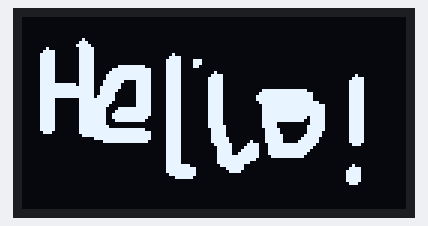
Bench run of a sketch on a simulated ESP8266 (NodeMCU). Shown: 128×64 one-colour display.

Above: at 0.7 s.

The sketch:

DrawHello.ino
```cpp
// (licence header left out)
#include <Wire.h>
#include <ACROBOTIC_SSD1306.h>

static unsigned char HELLO[] PROGMEM ={
0X00,0X00,0X00,0X00,0X00,0X00,0X00,0X00,0X00,0X00,0X00,0X00,0X00,0X00,0X00,0X00,
0X00,0X00,0X00,0X00,0X80,0X00,0X00,0X00,0X00,0X00,0X00,0X00,0X00,0X00,0X00,0X00,
0X00,0X00,0X00,0X00,0X00,0X00,0X00,0X00,0X00,0X00,0X00,0X00,0X00,0X00,0X00,0X00,
0X00,0X00,0X00,0X00,0X00,0X00,0X00,0X00,0X00,0X00,0X00,0X00,0X00,0X00,0X00,0X00,
0X00,0X00,0X00,0X00,0X00,0X00,0X00,0X00,0X00,0X00,0X00,0X00,0X00,0X00,0X00,0X00,
0X00,0X00,0X00,0X00,0X00,0X00,0X00,0X00,0X00,0X00,0X00,0X00,0X00,0X00,0X00,0X00,
0X00,0X00,0X00,0X00,0X00,0X00,0X00,0X00,0X00,0X00,0X00,0X00,0X00,0X00,0X00,0X00,
0X00,0X00,0X00,0X00,0X00,0X00,0X00,0X00,0X00,0X00,0X00,0X00,0X00,0X00,0X00,0X00,
0X00,0X00,0X00,0X00,0X00,0X00,0XF0,0XF8,0XFC,0XF8,0XF8,0X00,0X00,0X00,0X00,0X00,
0X00,0X00,0X02,0XFF,0XFF,0XFF,0XFE,0XFC,0X00,0X00,0X00,0X00,0X00,0X00,0X00,0X00,
0X00,0X00,0X00,0X00,0X00,0X00,0X00,0X00,0X00,0X00,0X00,0X00,0X00,0X00,0X00,0X00,
0XC0,0XE0,0XF0,0XE0,0XE0,0X00,0X00,0X00,0X00,0XC0,0XC0,0XC0,0X00,0X00,0X00,0X00,
0X00,0X00,0X00,0X00,0X00,0X00,0X00,0X00,0X00,0X00,0X00,0X00,0X00,0X00,0X00,0X00,
0X00,0X00,0X00,0X00,0X00,0X00,0X00,0X00,0X00,0X00,0X00,0X00,0X00,0X00,0X00,0X00,
0X00,0X00,0X00,0X00,0X00,0X00,0X00,0X00,0X00,0X00,0X00,0X00,0X00,0X00,0X00,0X00,
0X00,0X00,0X00,0X00,0X00,0X00,0X00,0X00,0X00,0X00,0X00,0X00,0X00,0X00,0X00,0X00,
0X00,0X00,0X00,0X00,0X00,0X00,0XFF,0XFF,0XFF,0XFF,0XFF,0XC0,0XC0,0XC0,0XC0,0XC0,
0XC0,0XC0,0X80,0XFF,0XFF,0XFF,0XFF,0XFF,0X00,0X00,0X80,0XE0,0XF8,0XFC,0XFE,0XFE,
0XFF,0X3F,0X1F,0X1F,0X1F,0X1F,0XFF,0XFF,0XFF,0XFE,0XFE,0X00,0X00,0X00,0X00,0X00,
0XFF,0XFF,0XFF,0XFF,0XFF,0X00,0X00,0X00,0X00,0X01,0X01,0X00,0X00,0X00,0XF0,0XF8,
0XFC,0XF8,0XF8,0X00,0X00,0X00,0X00,0X00,0X00,0X00,0X00,0X00,0X00,0X00,0X00,0X00,
0X00,0X00,0X00,0X00,0X00,0X00,0X00,0X00,0X00,0X00,0X00,0X00,0X00,0X00,0X00,0X00,
0X00,0X00,0X00,0X00,0X00,0X00,0X00,0X00,0X00,0X00,0X00,0X00,0X00,0XE0,0XF0,0XF8,
0XF0,0XF0,0X00,0X00,0X00,0X00,0X00,0X00,0X00,0X00,0X00,0X00,0X00,0X00,0X00,0X00,
0X00,0X00,0X00,0X00,0X00,0X00,0XFF,0XFF,0XFF,0XFF,0XFF,0X07,0X07,0X07,0X07,0X07,
0X07,0X07,0X07,0XFF,0XFF,0XFF,0XFF,0XFF,0XF8,0XFC,0XFF,0XFF,0X3F,0X1F,0X0F,0X81,
0XC0,0XC0,0XC0,0XC0,0XC0,0XC0,0XFF,0XFF,0XFF,0XFF,0XFF,0X00,0X00,0X00,0X00,0X00,
0XFF,0XFF,0XFF,0XFF,0XFF,0X00,0X00,0X00,0X00,0X00,0X00,0X00,0X00,0X00,0XFF,0XFF,
0XFF,0XFF,0XFF,0X00,0X00,0X00,0X00,0X00,0X00,0X00,0X00,0X00,0X00,0X00,0X0C,0X1E,
0XFF,0XFF,0XFF,0XFF,0XFF,0XFF,0XFF,0XFF,0XFF,0XFF,0XFF,0XFF,0XFF,0XFF,0XFF,0XFE,
0XFE,0XF0,0XF0,0XE0,0XE0,0X00,0X00,0X00,0X00,0X00,0X00,0X00,0X00,0XFF,0XFF,0XFF,
0XFF,0XFF,0X00,0X00,0X00,0X00,0X00,0X00,0X00,0X00,0X00,0X00,0X00,0X00,0X00,0X00,
0X00,0X00,0X00,0X00,0X00,0X00,0X3F,0X7F,0X7F,0X7F,0X3F,0X00,0X00,0X00,0X00,0X00,
0X00,0X00,0X00,0X7F,0XFF,0XFF,0XFF,0XFF,0XFF,0XFF,0XFF,0XFF,0XF0,0XE0,0XE3,0XE7,
0XE7,0XE7,0XE7,0XE7,0XE7,0XE7,0XE7,0XE7,0XE7,0XC3,0XC1,0X00,0X00,0X00,0X00,0X00,
0XFF,0XFF,0XFF,0XFF,0XFF,0X00,0X00,0X00,0X00,0X00,0X00,0X00,0X00,0X00,0X1F,0XFF,
0XFF,0XFF,0XFF,0XF0,0X00,0X00,0X00,0X00,0X00,0X00,0X00,0X00,0X00,0X00,0X00,0X00,
0X1F,0XFF,0XFF,0XFF,0XFF,0XE7,0X87,0X07,0X07,0X07,0X07,0X07,0X07,0X07,0X83,0XF1,
0XFF,0XFF,0XFF,0XFF,0X3F,0X00,0X00,0X00,0X00,0X00,0X00,0X00,0X00,0XFF,0XFF,0XFF,
0XFF,0XFF,0X00,0X00,0X00,0X00,0X00,0X00,0X00,0X00,0X00,0X00,0X00,0X00,0X00,0X00,
0X00,0X00,0X00,0X00,0X00,0X00,0X00,0X00,0X00,0X00,0X00,0X00,0X00,0X00,0X00,0X00,
0X00,0X00,0X00,0X00,0X00,0X00,0X00,0X00,0X01,0X01,0X01,0X03,0X03,0X03,0X03,0X03,
0X03,0X03,0X03,0X03,0X03,0X03,0X03,0X03,0X03,0X03,0X01,0X00,0X00,0X00,0X00,0X00,
0XFF,0XFF,0XFF,0XFF,0XFF,0X00,0X00,0X00,0X00,0X00,0X00,0X00,0X00,0X00,0X00,0X03,
0X07,0XFF,0XFF,0XFF,0XFF,0XFC,0XC0,0XC0,0XE0,0XF0,0XF8,0XFC,0XFE,0XFC,0X7C,0X00,
0X00,0X03,0X3F,0X7F,0X7F,0X7F,0X7F,0X7C,0X7C,0X7C,0X7C,0X7C,0X7E,0X7F,0X3F,0X1F,
0X0F,0X07,0X03,0X00,0X00,0X00,0X00,0X00,0X00,0X00,0X00,0X00,0X00,0X03,0X07,0X07,
0X07,0X03,0X00,0X00,0X00,0X00,0X00,0X00,0X00,0X00,0X00,0X00,0X00,0X00,0X00,0X00,
0X00,0X00,0X00,0X00,0X00,0X00,0X00,0X00,0X00,0X00,0X00,0X00,0X00,0X00,0X00,0X00,
0X00,0X00,0X00,0X00,0X00,0X00,0X00,0X00,0X00,0X00,0X00,0X00,0X00,0X00,0X00,0X00,
0X00,0X00,0X00,0X00,0X00,0X00,0X00,0X00,0X00,0X00,0X00,0X00,0X00,0X00,0X00,0X00,
0X0F,0X1F,0X1F,0X3F,0X3F,0X3E,0X3E,0X3E,0X3C,0X1C,0X00,0X00,0X00,0X00,0X00,0X00,
0X00,0X01,0X03,0X03,0X07,0X0F,0X0F,0X0F,0X0F,0X07,0X01,0X01,0X00,0X00,0X00,0X00,
0X00,0X00,0X00,0X00,0X00,0X00,0X00,0X00,0X00,0X00,0X00,0X00,0X00,0X00,0X00,0X00,
0X00,0X00,0X00,0X00,0X00,0X00,0X00,0X00,0X00,0X00,0X00,0X00,0X78,0XFC,0XFE,0XFC,
0X7C,0X00,0X00,0X00,0X00,0X00,0X00,0X00,0X00,0X00,0X00,0X00,0X00,0X00,0X00,0X00,
0X00,0X00,0X00,0X00,0X00,0X00,0X00,0X00,0X00,0X00,0X00,0X00,0X00,0X00,0X00,0X00,
0X00,0X00,0X00,0X00,0X00,0X00,0X00,0X00,0X00,0X00,0X00,0X00,0X00,0X00,0X00,0X00,
0X00,0X00,0X00,0X00,0X00,0X00,0X00,0X00,0X00,0X00,0X00,0X00,0X00,0X00,0X00,0X00,
0X00,0X00,0X00,0X00,0X00,0X00,0X00,0X00,0X00,0X00,0X00,0X00,0X00,0X00,0X00,0X00,
0X00,0X00,0X00,0X00,0X00,0X00,0X00,0X00,0X00,0X00,0X00,0X00,0X00,0X00,0X00,0X00,
0X00,0X00,0X00,0X00,0X00,0X00,0X00,0X00,0X00,0X00,0X00,0X00,0X00,0X00,0X00,0X00,
0X00,0X00,0X00,0X00,0X00,0X00,0X00,0X00,0X00,0X00,0X00,0X00,0X00,0X00,0X00,0X00,
0X00,0X00,0X00,0X00,0X00,0X00,0X00,0X00,0X00,0X00,0X00,0X00,0X00,0X00,0X00,0X00
};

void setup()
{
  Wire.begin();
  oled.init();                      // Initialze SSD1306 OLED display
  oled.clearDisplay();              // Clear screen
  oled.drawBitmap(HELLO, 1024);   // 1024 pixels for logo
}

void loop()
{
}
```
